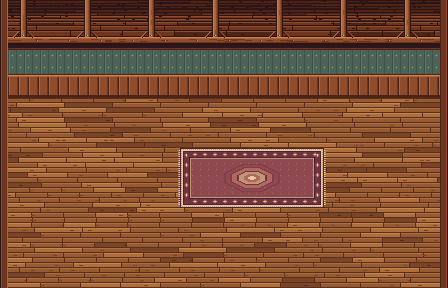
#> input picture kit/v07/layer_bg.png, 448 x 288 px; its folder holds 5 pictures in this run
$ python prep7.py
#> lines starting #> are read from the running program, lines starting #| are printed output that depends on the picture; after the words box and inside, x2 and y2 are one past the last pixel; in counts of white or black regions, pixels touching at a corner belong together; pictures that were not available may be replaced by others from this repository, and a replacement may not be noted
# v07 composites: albedo, split emitters (windows vs lamps), reminder states, calendar pages, sky overlays, dust stages
from PIL import Image
import random
props=['stringlights','door','doormat','braidrug','coatrack','dresser','wardrobe','lampcord','floorlamp','hamper','flowertable','shoebench','sideplant','rh_base','rockinghorse','boxes','bigplant','window_92','window_236','curtain_92','curtain_236','bookshelf','clock','frames','telescope','floorbits','stars','desk','chair','basket','yarn','slippers','armchair','sidetable','plant','bookstack','globe','windowseat','calendar','alarm','dustpan','pouf','crate','trunk','sleeves','cabinet']
def L(n): return Image.open(f'layer_{n}.png').convert('RGBA')
#> called with n = 'bg'
#> returned value is the input picture: PIL image 448x288 RGBA; mean R, G, B, A 125.7, 77.4, 49.2, 255
def shade(name,k,col=(20,8,16)):
#> called with name = 'shadows', k = 0.36, col = (20, 8, 16)
    im=L(name); a=im.getchannel('A').point(lambda v:int(v*k)); s=Image.new('RGBA',im.size,col+(0,)); s.putalpha(a); return s
#> call 2 of L, with n = 'shadows'
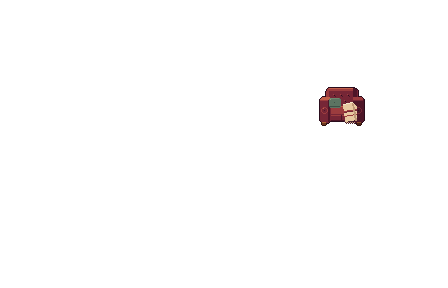
#> input picture kit/v07/layer_armchair.png, 448 x 288 px, given in place of layer_shadows.png, which was not available
#> in L, returned value is the input picture: PIL image 448x288 RGBA; mean R, G, B, A 1.5, 0.8, 0.8, 3
#> after `a = im.getchannel('A').point(lambda v: int(v * k))`:
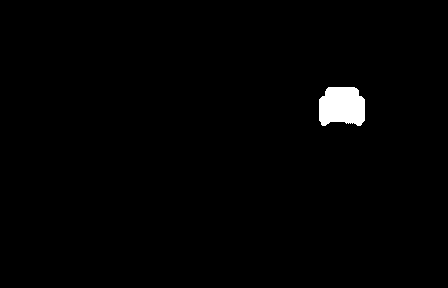
#> a: PIL image 448x288 L; values 0 (black) and 91 (white), 1.2% white; 1 white region, box (x1, y1, x2, y2) and area: (319, 87, 365, 126) 1541
base=L('bg')
base.alpha_composite(shade('shadows',0.36)); base.alpha_composite(shade('shadows_ext',0.36)); base.alpha_composite(shade('contact',0.5))
#> call 2 of shade, with name = 'shadows_ext', k = 0.36, col = (20, 8, 16)
#> in shade (call 2), `a = im.getchannel('A').point(lambda v: int(v * k))`: a: PIL image 448x288 L; every value is 91
#> in shade (call 2), `s.putalpha(a)`:
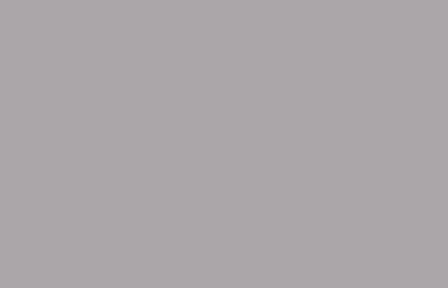
#> s: PIL image 448x288 RGBA; mean R, G, B, A 20, 8, 16, 91; transparent parts drawn white
#> after `base.alpha_composite(shade('shadows_ext', 0.36))`:
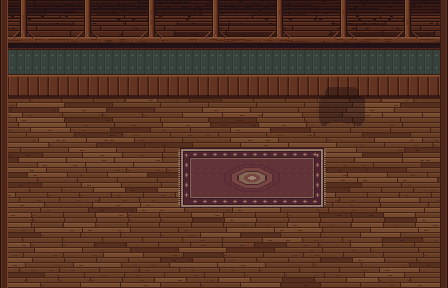
#> base: PIL image 448x288 RGBA; mean R, G, B, A 87.6, 52.5, 37.3, 255
#> call 3 of shade, with name = 'contact', k = 0.5, col = (20, 8, 16)
#> in shade (call 3), `a = im.getchannel('A').point(lambda v: int(v * k))`: a: PIL image 448x288 L; every value is 127
#> in shade (call 3), `s.putalpha(a)`:
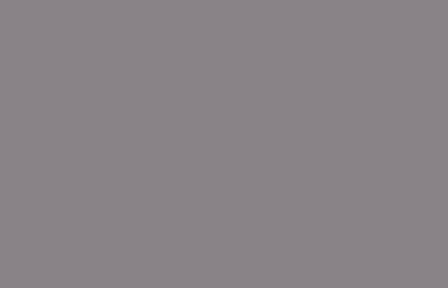
#> s: PIL image 448x288 RGBA; mean R, G, B, A 20, 8, 16, 127; transparent parts drawn white
#> after `base.alpha_composite(shade('contact', 0.5))`:
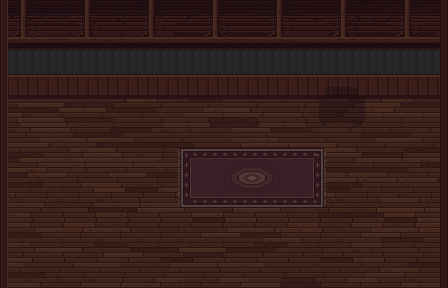
#> base: PIL image 448x288 RGBA; mean R, G, B, A 54, 30.4, 26.8, 255
#> (the run stopped early here; a loop or call above may not have finished)
